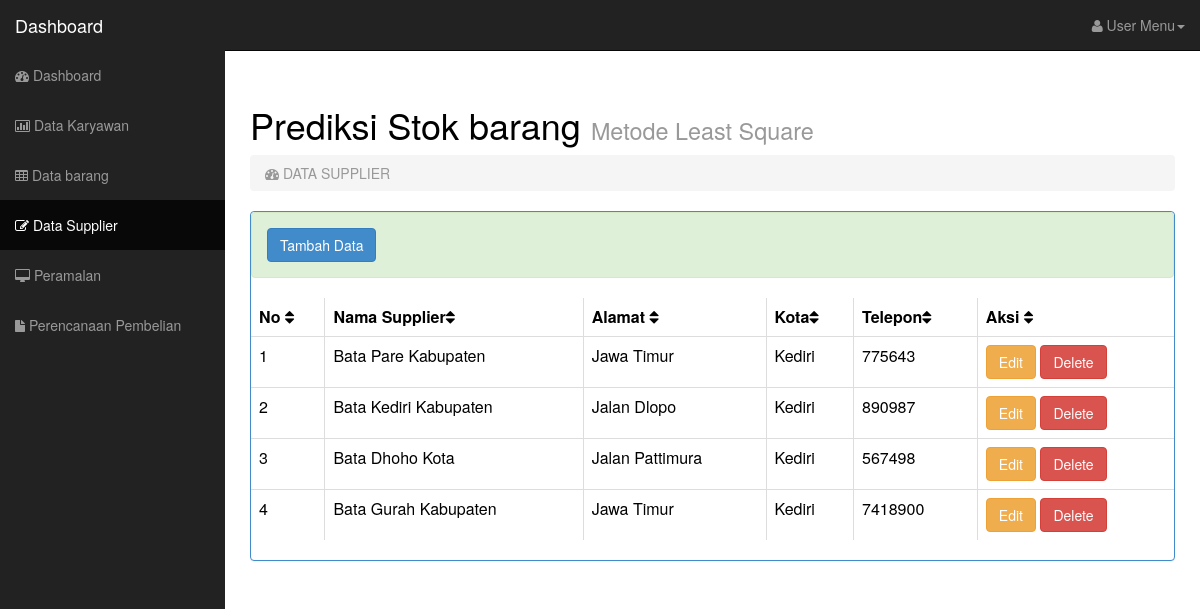
Screenshot of /dashboard.php?page=supplier with the database file from the repository.
### tables this page shows
CREATE TABLE IF NOT EXISTS `supplier` (
  `id_supplier` int(5) NOT NULL AUTO_INCREMENT,
  `nama_supplier` varchar(50) DEFAULT NULL,
  `alamat` text,
  `kota` varchar(20) DEFAULT NULL,
  `telepon` int(11) DEFAULT NULL,
  PRIMARY KEY (`id_supplier`)
);

### supplier.php (the view, shortened to what this page needs)
<?php
$query="SELECT * FROM supplier";
$supp=mysqli_query($conn,$query) or die(mysqli_error($conn));
$row_supp=mysqli_fetch_assoc($supp);
?>
<div class="alert alert-success alert-dismissable">
<a href="?page=act_supplier&act=tambah">
<button type="button" class="btn btn-primary">Tambah Data</button></a>
</div>
<div class="table-responsive">
<table class="table table-bordered table-hover tablesorter">
    <thead>
      <tr>
        <th>No <i class="fa fa-sort"></i></th>
        <th>Nama Supplier<i class="fa fa-sort"></i></th>
        <th>Alamat <i class="fa fa-sort"></i></th>
        <th>Kota<i class="fa fa-sort"></i></th>
        <th>Telepon<i class="fa fa-sort"></i></th>
        <th>Aksi <i class="fa fa-sort"></i></th>
      </tr>
    </thead>
    <tbody>
    <?php
  $no=0;
   do { $no++;
  ?>
      <tr>
        <td><?php echo $no ?></td>
        <td><?php echo $row_supp['nama_supplier']; ?></td>
        <td><?php echo $row_supp['alamat']; ?></td>
        <td><?php echo $row_supp['kota']; ?></td>
        <td><?php echo $row_supp['telepon']; ?></td>
        <td><a href="?page=act_supplier&id=<?php echo $row_supp['id_supplier'];?>&act=edit">
          <button type="button" class="btn btn-warning">Edit</button>
        </a><a href="?page=act_supplier&id=<?php echo $row_supp['id_supplier'];?>&act=del" onclick="return confirm('Apakah Anda yakin menghapus data ini ?')">
          <button type="button" class="btn btn-danger">Delete</button>
        </a></td>
      </tr>
      <?php } while($row_supp=mysqli_fetch_assoc($supp));?>
    </tbody>
  </table>
</div>

### css/sb-admin.css (style rules this page uses)
body { margin-top: 50px; }
table.tablesorter thead { cursor: pointer; }

### rows the page displays
supplier: nama_supplier "Bata Pare Kabupaten", alamat "Jawa Timur", kota "Kediri", telepon "775643"
supplier: nama_supplier "Bata Kediri Kabupaten", alamat "Jalan Dlopo", kota "Kediri", telepon "890987"
supplier: nama_supplier "Bata Dhoho Kota", alamat "Jalan Pattimura", kota "Kediri", telepon "567498"
supplier: nama_supplier "Bata Gurah Kabupaten", alamat "Jawa Timur", kota "Kediri", telepon "7418900"

### other values shown
$_GET['page'] "SUPPLIER"
